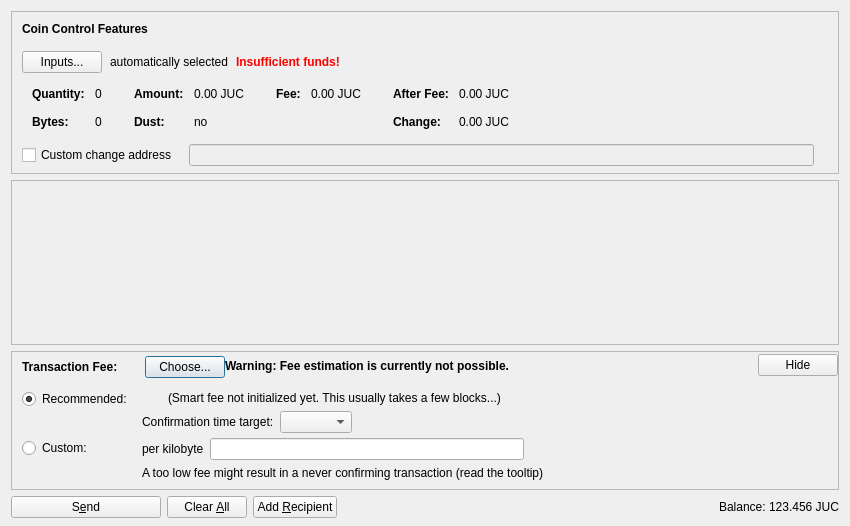
<?xml version="1.0" encoding="UTF-8"?>
<ui version="4.0">
 <class>SendCoinsDialog</class>
 <widget class="QDialog" name="SendCoinsDialog">
  <property name="geometry">
   <rect>
    <x>0</x>
    <y>0</y>
    <width>850</width>
    <height>526</height>
   </rect>
  </property>
  <property name="windowTitle">
   <string>Send Coins</string>
  </property>
  <layout class="QVBoxLayout" name="verticalLayout" stretch="0,1,0,0">
   <property name="bottomMargin">
    <number>8</number>
   </property>
   <item>
    <widget class="QFrame" name="frameCoinControl">
     <property name="sizePolicy">
      <sizepolicy hsizetype="Expanding" vsizetype="Expanding">
       <horstretch>0</horstretch>
       <verstretch>0</verstretch>
      </sizepolicy>
     </property>
     <property name="maximumSize">
      <size>
       <width>16777215</width>
       <height>16777215</height>
      </size>
     </property>
     <property name="frameShape">
      <enum>QFrame::StyledPanel</enum>
     </property>
     <property name="frameShadow">
      <enum>QFrame::Sunken</enum>
     </property>
     <layout class="QVBoxLayout" name="verticalLayoutCoinControl2">
      <property name="spacing">
       <number>0</number>
      </property>
      <property name="leftMargin">
       <number>0</number>
      </property>
      <property name="topMargin">
       <number>0</number>
      </property>
      <property name="rightMargin">
       <number>0</number>
      </property>
      <property name="bottomMargin">
       <number>6</number>
      </property>
      <item>
       <layout class="QVBoxLayout" name="verticalLayoutCoinControl" stretch="0,0,0,0,1">
        <property name="spacing">
         <number>0</number>
        </property>
        <property name="leftMargin">
         <number>10</number>
        </property>
        <property name="topMargin">
         <number>10</number>
        </property>
        <item>
         <layout class="QHBoxLayout" name="horizontalLayoutCoinControl1">
          <property name="bottomMargin">
           <number>15</number>
          </property>
          <item>
           <widget class="QLabel" name="labelCoinControlFeatures">
            <property name="sizePolicy">
             <sizepolicy hsizetype="Preferred" vsizetype="Maximum">
              <horstretch>0</horstretch>
              <verstretch>0</verstretch>
             </sizepolicy>
            </property>
            <property name="font">
             <font>
              <weight>75</weight>
              <bold>true</bold>
             </font>
            </property>
            <property name="styleSheet">
             <string notr="true">font-weight:bold;</string>
            </property>
            <property name="text">
             <string>Coin Control Features</string>
            </property>
           </widget>
          </item>
         </layout>
        </item>
        <item>
         <layout class="QHBoxLayout" name="horizontalLayoutCoinControl2" stretch="0,0,0,0">
          <property name="spacing">
           <number>8</number>
          </property>
          <property name="bottomMargin">
           <number>10</number>
          </property>
          <item>
           <widget class="QPushButton" name="pushButtonCoinControl">
            <property name="styleSheet">
             <string notr="true"/>
            </property>
            <property name="text">
             <string>Inputs...</string>
            </property>
            <property name="autoDefault">
             <bool>false</bool>
            </property>
           </widget>
          </item>
          <item>
           <widget class="QLabel" name="labelCoinControlAutomaticallySelected">
            <property name="text">
             <string>automatically selected</string>
            </property>
            <property name="margin">
             <number>5</number>
            </property>
           </widget>
          </item>
          <item>
           <widget class="QLabel" name="labelCoinControlInsuffFunds">
            <property name="font">
             <font>
              <weight>75</weight>
              <bold>true</bold>
             </font>
            </property>
            <property name="styleSheet">
             <string notr="true">color:red;font-weight:bold;</string>
            </property>
            <property name="text">
             <string>Insufficient funds!</string>
            </property>
            <property name="margin">
             <number>5</number>
            </property>
           </widget>
          </item>
          <item>
           <spacer name="horizontalSpacerCoinControl">
            <property name="orientation">
             <enum>Qt::Horizontal</enum>
            </property>
            <property name="sizeHint" stdset="0">
             <size>
              <width>40</width>
              <height>1</height>
             </size>
            </property>
           </spacer>
          </item>
         </layout>
        </item>
        <item>
         <widget class="QWidget" name="widgetCoinControl" native="true">
          <property name="sizePolicy">
           <sizepolicy hsizetype="Preferred" vsizetype="Preferred">
            <horstretch>0</horstretch>
            <verstretch>0</verstretch>
           </sizepolicy>
          </property>
          <property name="minimumSize">
           <size>
            <width>0</width>
            <height>0</height>
           </size>
          </property>
          <property name="styleSheet">
           <string notr="true"/>
          </property>
          <layout class="QHBoxLayout" name="horizontalLayoutCoinControl5">
           <property name="leftMargin">
            <number>0</number>
           </property>
           <property name="topMargin">
            <number>0</number>
           </property>
           <property name="rightMargin">
            <number>0</number>
           </property>
           <property name="bottomMargin">
            <number>0</number>
           </property>
           <item>
            <layout class="QHBoxLayout" name="horizontalLayoutCoinControl3" stretch="0,0,0,1">
             <property name="spacing">
              <number>20</number>
             </property>
             <property name="topMargin">
              <number>0</number>
             </property>
             <property name="bottomMargin">
              <number>10</number>
             </property>
             <item>
              <layout class="QFormLayout" name="formLayoutCoinControl1">
               <property name="horizontalSpacing">
                <number>10</number>
               </property>
               <property name="verticalSpacing">
                <number>14</number>
               </property>
               <property name="leftMargin">
                <number>10</number>
               </property>
               <property name="topMargin">
                <number>4</number>
               </property>
               <property name="rightMargin">
                <number>6</number>
               </property>
               <item row="0" column="0">
                <widget class="QLabel" name="labelCoinControlQuantityText">
                 <property name="font">
                  <font>
                   <weight>75</weight>
                   <bold>true</bold>
                  </font>
                 </property>
                 <property name="text">
                  <string>Quantity:</string>
                 </property>
                 <property name="margin">
                  <number>0</number>
                 </property>
                </widget>
               </item>
               <item row="0" column="1">
                <widget class="QLabel" name="labelCoinControlQuantity">
                 <property name="cursor">
                  <cursorShape>IBeamCursor</cursorShape>
                 </property>
                 <property name="contextMenuPolicy">
                  <enum>Qt::ActionsContextMenu</enum>
                 </property>
                 <property name="text">
                  <string notr="true">0</string>
                 </property>
                 <property name="margin">
                  <number>0</number>
                 </property>
                 <property name="textInteractionFlags">
                  <set>Qt::LinksAccessibleByMouse|Qt::TextSelectableByKeyboard|Qt::TextSelectableByMouse</set>
                 </property>
                </widget>
               </item>
               <item row="1" column="0">
                <widget class="QLabel" name="labelCoinControlBytesText">
                 <property name="font">
                  <font>
                   <weight>75</weight>
                   <bold>true</bold>
                  </font>
                 </property>
                 <property name="text">
                  <string>Bytes:</string>
                 </property>
                </widget>
               </item>
               <item row="1" column="1">
                <widget class="QLabel" name="labelCoinControlBytes">
                 <property name="cursor">
                  <cursorShape>IBeamCursor</cursorShape>
                 </property>
                 <property name="contextMenuPolicy">
                  <enum>Qt::ActionsContextMenu</enum>
                 </property>
                 <property name="text">
                  <string notr="true">0</string>
                 </property>
                 <property name="textInteractionFlags">
                  <set>Qt::LinksAccessibleByMouse|Qt::TextSelectableByKeyboard|Qt::TextSelectableByMouse</set>
                 </property>
                </widget>
               </item>
              </layout>
             </item>
             <item>
              <layout class="QFormLayout" name="formLayoutCoinControl2">
               <property name="horizontalSpacing">
                <number>10</number>
               </property>
               <property name="verticalSpacing">
                <number>14</number>
               </property>
               <property name="leftMargin">
                <number>6</number>
               </property>
               <property name="topMargin">
                <number>4</number>
               </property>
               <property name="rightMargin">
                <number>6</number>
               </property>
               <item row="0" column="0">
                <widget class="QLabel" name="labelCoinControlAmountText">
                 <property name="font">
                  <font>
                   <weight>75</weight>
                   <bold>true</bold>
                  </font>
                 </property>
                 <property name="text">
                  <string>Amount:</string>
                 </property>
                 <property name="margin">
                  <number>0</number>
                 </property>
                </widget>
               </item>
               <item row="0" column="1">
                <widget class="QLabel" name="labelCoinControlAmount">
                 <property name="cursor">
                  <cursorShape>IBeamCursor</cursorShape>
                 </property>
                 <property name="contextMenuPolicy">
                  <enum>Qt::ActionsContextMenu</enum>
                 </property>
                 <property name="text">
                  <string notr="true">0.00 JUC</string>
                 </property>
                 <property name="textInteractionFlags">
                  <set>Qt::LinksAccessibleByMouse|Qt::TextSelectableByKeyboard|Qt::TextSelectableByMouse</set>
                 </property>
                </widget>
               </item>
               <item row="1" column="0">
                <widget class="QLabel" name="labelCoinControlLowOutputText">
                 <property name="font">
                  <font>
                   <weight>75</weight>
                   <bold>true</bold>
                  </font>
                 </property>
                 <property name="text">
                  <string>Dust:</string>
                 </property>
                </widget>
               </item>
               <item row="1" column="1">
                <widget class="QLabel" name="labelCoinControlLowOutput">
                 <property name="cursor">
                  <cursorShape>IBeamCursor</cursorShape>
                 </property>
                 <property name="contextMenuPolicy">
                  <enum>Qt::ActionsContextMenu</enum>
                 </property>
                 <property name="text">
                  <string notr="true">no</string>
                 </property>
                 <property name="textInteractionFlags">
                  <set>Qt::LinksAccessibleByMouse|Qt::TextSelectableByKeyboard|Qt::TextSelectableByMouse</set>
                 </property>
                </widget>
               </item>
              </layout>
             </item>
             <item>
              <layout class="QFormLayout" name="formLayoutCoinControl3">
               <property name="horizontalSpacing">
                <number>10</number>
               </property>
               <property name="verticalSpacing">
                <number>14</number>
               </property>
               <property name="leftMargin">
                <number>6</number>
               </property>
               <property name="topMargin">
                <number>4</number>
               </property>
               <property name="rightMargin">
                <number>6</number>
               </property>
               <item row="0" column="0">
                <widget class="QLabel" name="labelCoinControlFeeText">
                 <property name="font">
                  <font>
                   <weight>75</weight>
                   <bold>true</bold>
                  </font>
                 </property>
                 <property name="text">
                  <string>Fee:</string>
                 </property>
                 <property name="margin">
                  <number>0</number>
                 </property>
                </widget>
               </item>
               <item row="0" column="1">
                <widget class="QLabel" name="labelCoinControlFee">
                 <property name="cursor">
                  <cursorShape>IBeamCursor</cursorShape>
                 </property>
                 <property name="contextMenuPolicy">
                  <enum>Qt::ActionsContextMenu</enum>
                 </property>
                 <property name="text">
                  <string notr="true">0.00 JUC</string>
                 </property>
                 <property name="textInteractionFlags">
                  <set>Qt::LinksAccessibleByMouse|Qt::TextSelectableByKeyboard|Qt::TextSelectableByMouse</set>
                 </property>
                </widget>
               </item>
              </layout>
             </item>
             <item>
              <layout class="QFormLayout" name="formLayoutCoinControl4">
               <property name="horizontalSpacing">
                <number>10</number>
               </property>
               <property name="verticalSpacing">
                <number>14</number>
               </property>
               <property name="leftMargin">
                <number>6</number>
               </property>
               <property name="topMargin">
                <number>4</number>
               </property>
               <property name="rightMargin">
                <number>6</number>
               </property>
               <item row="0" column="0">
                <widget class="QLabel" name="labelCoinControlAfterFeeText">
                 <property name="font">
                  <font>
                   <weight>75</weight>
                   <bold>true</bold>
                  </font>
                 </property>
                 <property name="text">
                  <string>After Fee:</string>
                 </property>
                 <property name="margin">
                  <number>0</number>
                 </property>
                </widget>
               </item>
               <item row="0" column="1">
                <widget class="QLabel" name="labelCoinControlAfterFee">
                 <property name="cursor">
                  <cursorShape>IBeamCursor</cursorShape>
                 </property>
                 <property name="contextMenuPolicy">
                  <enum>Qt::ActionsContextMenu</enum>
                 </property>
                 <property name="text">
                  <string notr="true">0.00 JUC</string>
                 </property>
                 <property name="textInteractionFlags">
                  <set>Qt::LinksAccessibleByMouse|Qt::TextSelectableByKeyboard|Qt::TextSelectableByMouse</set>
                 </property>
                </widget>
               </item>
               <item row="1" column="0">
                <widget class="QLabel" name="labelCoinControlChangeText">
                 <property name="font">
                  <font>
                   <weight>75</weight>
                   <bold>true</bold>
                  </font>
                 </property>
                 <property name="text">
                  <string>Change:</string>
                 </property>
                </widget>
               </item>
               <item row="1" column="1">
                <widget class="QLabel" name="labelCoinControlChange">
                 <property name="cursor">
                  <cursorShape>IBeamCursor</cursorShape>
                 </property>
                 <property name="contextMenuPolicy">
                  <enum>Qt::ActionsContextMenu</enum>
                 </property>
                 <property name="text">
                  <string notr="true">0.00 JUC</string>
                 </property>
                 <property name="textInteractionFlags">
                  <set>Qt::LinksAccessibleByMouse|Qt::TextSelectableByKeyboard|Qt::TextSelectableByMouse</set>
                 </property>
                </widget>
               </item>
              </layout>
             </item>
            </layout>
           </item>
          </layout>
         </widget>
        </item>
        <item>
         <layout class="QHBoxLayout" name="horizontalLayoutCoinControl4" stretch="0,0,0">
          <property name="spacing">
           <number>12</number>
          </property>
          <property name="sizeConstraint">
           <enum>QLayout::SetDefaultConstraint</enum>
          </property>
          <property name="topMargin">
           <number>5</number>
          </property>
          <property name="rightMargin">
           <number>5</number>
          </property>
          <item>
           <widget class="QCheckBox" name="checkBoxCoinControlChange">
            <property name="toolTip">
             <string>If this is activated, but the change address is empty or invalid, change will be sent to a newly generated address.</string>
            </property>
            <property name="text">
             <string>Custom change address</string>
            </property>
           </widget>
          </item>
          <item>
           <widget class="QValidatedLineEdit" name="lineEditCoinControlChange">
            <property name="enabled">
             <bool>false</bool>
            </property>
            <property name="sizePolicy">
             <sizepolicy hsizetype="Expanding" vsizetype="Fixed">
              <horstretch>0</horstretch>
              <verstretch>0</verstretch>
             </sizepolicy>
            </property>
           </widget>
          </item>
          <item>
           <widget class="QLabel" name="labelCoinControlChangeLabel">
            <property name="sizePolicy">
             <sizepolicy hsizetype="Preferred" vsizetype="Expanding">
              <horstretch>0</horstretch>
              <verstretch>0</verstretch>
             </sizepolicy>
            </property>
            <property name="minimumSize">
             <size>
              <width>0</width>
              <height>0</height>
             </size>
            </property>
            <property name="text">
             <string/>
            </property>
            <property name="margin">
             <number>3</number>
            </property>
           </widget>
          </item>
         </layout>
        </item>
        <item>
         <spacer name="verticalSpacerCoinControl">
          <property name="orientation">
           <enum>Qt::Vertical</enum>
          </property>
          <property name="sizeHint" stdset="0">
           <size>
            <width>800</width>
            <height>1</height>
           </size>
          </property>
         </spacer>
        </item>
       </layout>
      </item>
     </layout>
    </widget>
   </item>
   <item>
    <widget class="QScrollArea" name="scrollArea">
     <property name="widgetResizable">
      <bool>true</bool>
     </property>
     <widget class="QWidget" name="scrollAreaWidgetContents">
      <property name="geometry">
       <rect>
        <x>0</x>
        <y>0</y>
        <width>830</width>
        <height>104</height>
       </rect>
      </property>
      <layout class="QVBoxLayout" name="verticalLayout_2" stretch="0,1">
       <property name="leftMargin">
        <number>0</number>
       </property>
       <property name="topMargin">
        <number>0</number>
       </property>
       <property name="rightMargin">
        <number>0</number>
       </property>
       <property name="bottomMargin">
        <number>0</number>
       </property>
       <item>
        <layout class="QVBoxLayout" name="entries">
         <property name="spacing">
          <number>6</number>
         </property>
        </layout>
       </item>
       <item>
        <spacer name="verticalSpacer">
         <property name="orientation">
          <enum>Qt::Vertical</enum>
         </property>
         <property name="sizeHint" stdset="0">
          <size>
           <width>20</width>
           <height>40</height>
          </size>
         </property>
        </spacer>
       </item>
      </layout>
     </widget>
    </widget>
   </item>
   <item>
    <widget class="QFrame" name="frameFee">
     <property name="sizePolicy">
      <sizepolicy hsizetype="Expanding" vsizetype="Expanding">
       <horstretch>0</horstretch>
       <verstretch>0</verstretch>
      </sizepolicy>
     </property>
     <property name="maximumSize">
      <size>
       <width>16777215</width>
       <height>16777215</height>
      </size>
     </property>
     <property name="frameShape">
      <enum>QFrame::StyledPanel</enum>
     </property>
     <property name="frameShadow">
      <enum>QFrame::Sunken</enum>
     </property>
     <layout class="QVBoxLayout" name="verticalLayoutFee1">
      <property name="spacing">
       <number>0</number>
      </property>
      <property name="leftMargin">
       <number>0</number>
      </property>
      <property name="topMargin">
       <number>0</number>
      </property>
      <property name="rightMargin">
       <number>0</number>
      </property>
      <property name="bottomMargin">
       <number>0</number>
      </property>
      <item>
       <layout class="QVBoxLayout" name="verticalLayoutFee2" stretch="0,0,0">
        <property name="spacing">
         <number>0</number>
        </property>
        <property name="leftMargin">
         <number>10</number>
        </property>
        <property name="topMargin">
         <number>0</number>
        </property>
        <item>
         <layout class="QHBoxLayout" name="horizontalLayoutFee1">
          <property name="bottomMargin">
           <number>0</number>
          </property>
          <item>
           <layout class="QVBoxLayout" name="verticalLayoutFee7">
            <property name="spacing">
             <number>0</number>
            </property>
            <item>
             <spacer name="verticalSpacerSmartFee">
              <property name="orientation">
               <enum>Qt::Vertical</enum>
              </property>
              <property name="sizeType">
               <enum>QSizePolicy::Fixed</enum>
              </property>
              <property name="sizeHint" stdset="0">
               <size>
                <width>1</width>
                <height>4</height>
               </size>
              </property>
             </spacer>
            </item>
            <item>
             <layout class="QHBoxLayout" name="horizontalLayoutSmartFee">
              <property name="spacing">
               <number>10</number>
              </property>
              <item>
               <widget class="QLabel" name="labelFeeHeadline">
                <property name="sizePolicy">
                 <sizepolicy hsizetype="Preferred" vsizetype="Maximum">
                  <horstretch>0</horstretch>
                  <verstretch>0</verstretch>
                 </sizepolicy>
                </property>
                <property name="font">
                 <font>
                  <weight>75</weight>
                  <bold>true</bold>
                 </font>
                </property>
                <property name="styleSheet">
                 <string notr="true">font-weight:bold;</string>
                </property>
                <property name="text">
                 <string>Transaction Fee:</string>
                </property>
               </widget>
              </item>
              <item>
               <widget class="QLabel" name="labelFeeMinimized">
                <property name="text">
                 <string/>
                </property>
               </widget>
              </item>
              <item>
               <widget class="QPushButton" name="buttonChooseFee">
                <property name="text">
                 <string>Choose...</string>
                </property>
               </widget>
              </item>
             </layout>
            </item>
            <item>
             <spacer name="verticalSpacer_5">
              <property name="orientation">
               <enum>Qt::Vertical</enum>
              </property>
              <property name="sizeHint" stdset="0">
               <size>
                <width>1</width>
                <height>1</height>
               </size>
              </property>
             </spacer>
            </item>
           </layout>
          </item>
          <item>
           <widget class="QLabel" name="fallbackFeeWarningLabel">
            <property name="toolTip">
             <string>Using the fallbackfee can result in sending a transaction that will take several hours or days (or never) to confirm. Consider choosing your fee manually or wait until you have validated the complete chain.</string>
            </property>
            <property name="font">
            <font>
                <weight>75</weight>
                <bold>true</bold>
            </font>
            </property>
            <property name="text">
             <string>Warning: Fee estimation is currently not possible.</string>
            </property>
            <property name="wordWrap">
             <bool>false</bool>
            </property>
           </widget>
          </item>
          <item>
           <spacer name="horizontalSpacer_4">
            <property name="orientation">
             <enum>Qt::Horizontal</enum>
            </property>
            <property name="sizeType">
             <enum>QSizePolicy::MinimumExpanding</enum>
            </property>
            <property name="sizeHint" stdset="0">
             <size>
              <width>40</width>
              <height>20</height>
             </size>
            </property>
           </spacer>
          </item>
          <item>
           <widget class="QPushButton" name="buttonMinimizeFee">
            <property name="toolTip">
             <string>collapse fee-settings</string>
            </property>
            <property name="text">
             <string>Hide</string>
            </property>
           </widget>
          </item>
         </layout>
        </item>
        <item>
         <widget class="QFrame" name="frameFeeSelection">
          <layout class="QVBoxLayout" name="verticalLayoutFee12">
           <property name="spacing">
            <number>0</number>
           </property>
           <property name="leftMargin">
            <number>0</number>
           </property>
           <property name="topMargin">
            <number>0</number>
           </property>
           <property name="rightMargin">
            <number>0</number>
           </property>
           <property name="bottomMargin">
            <number>0</number>
           </property>
           <item>
            <layout class="QGridLayout" name="gridLayoutFee">
             <property name="topMargin">
              <number>10</number>
             </property>
             <property name="bottomMargin">
              <number>4</number>
             </property>
             <property name="horizontalSpacing">
              <number>10</number>
             </property>
             <property name="verticalSpacing">
              <number>4</number>
             </property>
             <item row="1" column="1">
              <layout class="QVBoxLayout" name="verticalLayoutFee8">
               <property name="spacing">
                <number>6</number>
               </property>
               <item>
                <layout class="QHBoxLayout" name="horizontalLayoutFee13">
                 <item>
                  <widget class="QLabel" name="labelCustomPerKilobyte">
                   <property name="toolTip">
                    <string>Specify a custom fee per kB (1,000 bytes) of the transaction's virtual size.

Note:  Since the fee is calculated on a per-byte basis, a fee of "100 satoshis per kB" for a transaction size of 500 bytes (half of 1 kB) would ultimately yield a fee of only 50 satoshis.</string>
                   </property>
                   <property name="text">
                    <string>per kilobyte</string>
                   </property>
                  </widget>
                 </item>
                 <item>
                  <widget class="BitcoinAmountField" name="customFee"/>
                 </item>
                 <item>
                  <spacer name="horizontalSpacer_6">
                   <property name="orientation">
                    <enum>Qt::Horizontal</enum>
                   </property>
                   <property name="sizeHint" stdset="0">
                    <size>
                     <width>1</width>
                     <height>1</height>
                    </size>
                   </property>
                  </spacer>
                 </item>
                </layout>
               </item>
               <item>
                <layout class="QHBoxLayout" name="horizontalLayoutFee8">
                 <item>
                  <widget class="QLabel" name="labelCustomFeeWarning">
                   <property name="enabled">
                    <bool>true</bool>
                   </property>
                   <property name="toolTip">
                    <string>When there is less transaction volume than space in the blocks, miners as well as relaying nodes may enforce a minimum fee. Paying only this minimum fee is just fine, but be aware that this can result in a never confirming transaction once there is more demand for junecoin transactions than the network can process.</string>
                   </property>
                   <property name="text">
                    <string>A too low fee might result in a never confirming transaction (read the tooltip)</string>
                   </property>
                  </widget>
                 </item>
                 <item>
                  <spacer name="horizontalSpacer_2">
                   <property name="orientation">
                    <enum>Qt::Horizontal</enum>
                   </property>
                   <property name="sizeHint" stdset="0">
                    <size>
                     <width>1</width>
                     <height>1</height>
                    </size>
                   </property>
                  </spacer>
                 </item>
                </layout>
               </item>
              </layout>
             </item>
             <item row="0" column="0">
              <layout class="QVBoxLayout" name="verticalLayoutFee4" stretch="0,1">
               <item>
                <widget class="QRadioButton" name="radioSmartFee">
                 <property name="text">
                  <string>Recommended:</string>
                 </property>
                 <property name="checked">
                  <bool>true</bool>
                 </property>
                 <attribute name="buttonGroup">
                  <string notr="true">groupFee</string>
                 </attribute>
                </widget>
               </item>
               <item>
                <spacer name="verticalSpacer_2">
                 <property name="orientation">
                  <enum>Qt::Vertical</enum>
                 </property>
                 <property name="sizeHint" stdset="0">
                  <size>
                   <width>1</width>
                   <height>1</height>
                  </size>
                 </property>
                </spacer>
               </item>
              </layout>
             </item>
             <item row="1" column="0">
              <layout class="QVBoxLayout" name="verticalLayoutFee9" stretch="0,1">
               <item>
                <widget class="QRadioButton" name="radioCustomFee">
                 <property name="text">
                  <string>Custom:</string>
                 </property>
                 <attribute name="buttonGroup">
                  <string notr="true">groupFee</string>
                 </attribute>
                </widget>
               </item>
               <item>
                <spacer name="verticalSpacer_6">
                 <property name="orientation">
                  <enum>Qt::Vertical</enum>
                 </property>
                 <property name="sizeHint" stdset="0">
                  <size>
                   <width>1</width>
                   <height>1</height>
                  </size>
                 </property>
                </spacer>
               </item>
              </layout>
             </item>
             <item row="0" column="1">
              <layout class="QVBoxLayout" name="verticalLayoutFee3" stretch="0,0,1">
               <property name="spacing">
                <number>6</number>
               </property>
               <property name="topMargin">
                <number>2</number>
               </property>
               <item>
                <layout class="QHBoxLayout" name="horizontalLayoutFee12">
                 <item>
                  <widget class="QLabel" name="labelSmartFee">
                   <property name="text">
                    <string/>
                   </property>
                  </widget>
                 </item>
                 <item>
                  <widget class="QLabel" name="labelFeeEstimation">
                   <property name="text">
                    <string/>
                   </property>
                  </widget>
                 </item>
                 <item>
                  <widget class="QLabel" name="labelSmartFee2">
                   <property name="text">
                    <string>(Smart fee not initialized yet. This usually takes a few blocks...)</string>
                   </property>
                  </widget>
                 </item>
                 <item>
                  <spacer name="horizontalSpacer_5">
                   <property name="orientation">
                    <enum>Qt::Horizontal</enum>
                   </property>
                   <property name="sizeHint" stdset="0">
                    <size>
                     <width>1</width>
                     <height>1</height>
                    </size>
                   </property>
                  </spacer>
                 </item>
                </layout>
               </item>
               <item>
                <layout class="QHBoxLayout" name="horizontalLayoutFee9">
                 <item>
                  <layout class="QVBoxLayout" name="verticalLayoutFee6">
                   <item>
                    <widget class="QLabel" name="labelSmartFee3">
                     <property name="text">
                      <string>Confirmation time target:</string>
                     </property>
                    </widget>
                   </item>
                  </layout>
                 </item>
                 <item>
                  <layout class="QVBoxLayout" name="verticalLayoutFee5">
                   <property name="rightMargin">
                    <number>30</number>
                   </property>
                   <item>
                    <layout class="QHBoxLayout" name="horizontalLayoutConfTarget">
                     <property name="bottomMargin">
                      <number>0</number>
                     </property>
                     <item>
                      <widget class="QComboBox" name="confTargetSelector"/>
                     </item>
                     <item>
                      <spacer name="horizontalSpacerConfTarget">
                       <property name="orientation">
                        <enum>Qt::Horizontal</enum>
                       </property>
                       <property name="sizeHint" stdset="0">
                        <size>
                         <width>40</width>
                         <height>20</height>
                        </size>
                       </property>
                      </spacer>
                     </item>
                    </layout>
                   </item>
                  </layout>
                 </item>
                </layout>
               </item>
               <item>
                <spacer name="verticalSpacer_4">
                 <property name="orientation">
                  <enum>Qt::Vertical</enum>
                 </property>
                 <property name="sizeHint" stdset="0">
                  <size>
                   <width>1</width>
                   <height>1</height>
                  </size>
                 </property>
                </spacer>
               </item>
              </layout>
             </item>
            </layout>
           </item>
          </layout>
         </widget>
        </item>
        <item>
         <spacer name="verticalSpacerFee">
          <property name="orientation">
           <enum>Qt::Vertical</enum>
          </property>
          <property name="sizeHint" stdset="0">
           <size>
            <width>40</width>
            <height>5</height>
           </size>
          </property>
         </spacer>
        </item>
       </layout>
      </item>
     </layout>
    </widget>
   </item>
   <item>
    <layout class="QHBoxLayout" name="horizontalLayout">
     <item>
      <widget class="QPushButton" name="sendButton">
       <property name="minimumSize">
        <size>
         <width>150</width>
         <height>0</height>
        </size>
       </property>
       <property name="toolTip">
        <string>Confirm the send action</string>
       </property>
       <property name="text">
        <string>S&amp;end</string>
       </property>
       <property name="icon">
        <iconset resource="../bitcoin.qrc">
         <normaloff>:/icons/send</normaloff>:/icons/send</iconset>
       </property>
       <property name="autoDefault">
        <bool>false</bool>
       </property>
       <property name="default">
        <bool>false</bool>
       </property>
      </widget>
     </item>
     <item>
      <widget class="QPushButton" name="clearButton">
       <property name="sizePolicy">
        <sizepolicy hsizetype="Minimum" vsizetype="Fixed">
         <horstretch>0</horstretch>
         <verstretch>0</verstretch>
        </sizepolicy>
       </property>
       <property name="toolTip">
        <string>Clear all fields of the form.</string>
       </property>
       <property name="text">
        <string>Clear &amp;All</string>
       </property>
       <property name="icon">
        <iconset resource="../bitcoin.qrc">
         <normaloff>:/icons/remove</normaloff>:/icons/remove</iconset>
       </property>
       <property name="autoDefault">
        <bool>false</bool>
       </property>
      </widget>
     </item>
     <item>
      <widget class="QPushButton" name="addButton">
       <property name="toolTip">
        <string>Send to multiple recipients at once</string>
       </property>
       <property name="text">
        <string>Add &amp;Recipient</string>
       </property>
       <property name="icon">
        <iconset resource="../bitcoin.qrc">
         <normaloff>:/icons/add</normaloff>:/icons/add</iconset>
       </property>
       <property name="autoDefault">
        <bool>false</bool>
       </property>
      </widget>
     </item>
     <item>
      <spacer name="horizontalSpacer">
       <property name="orientation">
        <enum>Qt::Horizontal</enum>
       </property>
       <property name="sizeHint" stdset="0">
        <size>
         <width>40</width>
         <height>20</height>
        </size>
       </property>
      </spacer>
     </item>
     <item>
      <layout class="QHBoxLayout" name="horizontalLayout_2">
       <property name="spacing">
        <number>3</number>
       </property>
       <item>
        <widget class="QLabel" name="label">
         <property name="sizePolicy">
          <sizepolicy hsizetype="Preferred" vsizetype="Fixed">
           <horstretch>0</horstretch>
           <verstretch>0</verstretch>
          </sizepolicy>
         </property>
         <property name="text">
          <string>Balance:</string>
         </property>
        </widget>
       </item>
       <item>
        <widget class="QLabel" name="labelBalance">
         <property name="sizePolicy">
          <sizepolicy hsizetype="Preferred" vsizetype="Fixed">
           <horstretch>0</horstretch>
           <verstretch>0</verstretch>
          </sizepolicy>
         </property>
         <property name="cursor">
          <cursorShape>IBeamCursor</cursorShape>
         </property>
         <property name="text">
          <string notr="true">123.456 JUC</string>
         </property>
         <property name="textInteractionFlags">
          <set>Qt::LinksAccessibleByMouse|Qt::TextSelectableByKeyboard|Qt::TextSelectableByMouse</set>
         </property>
        </widget>
       </item>
      </layout>
     </item>
    </layout>
   </item>
  </layout>
 </widget>
 <customwidgets>
  <customwidget>
   <class>QValidatedLineEdit</class>
   <extends>QLineEdit</extends>
   <header>qt/qvalidatedlineedit.h</header>
  </customwidget>
  <customwidget>
   <class>BitcoinAmountField</class>
   <extends>QLineEdit</extends>
   <header>qt/bitcoinamountfield.h</header>
   <container>1</container>
  </customwidget>
 </customwidgets>
 <resources>
  <include location="../bitcoin.qrc"/>
 </resources>
 <connections/>
 <buttongroups>
  <buttongroup name="groupFee"/>
 </buttongroups>
</ui>
